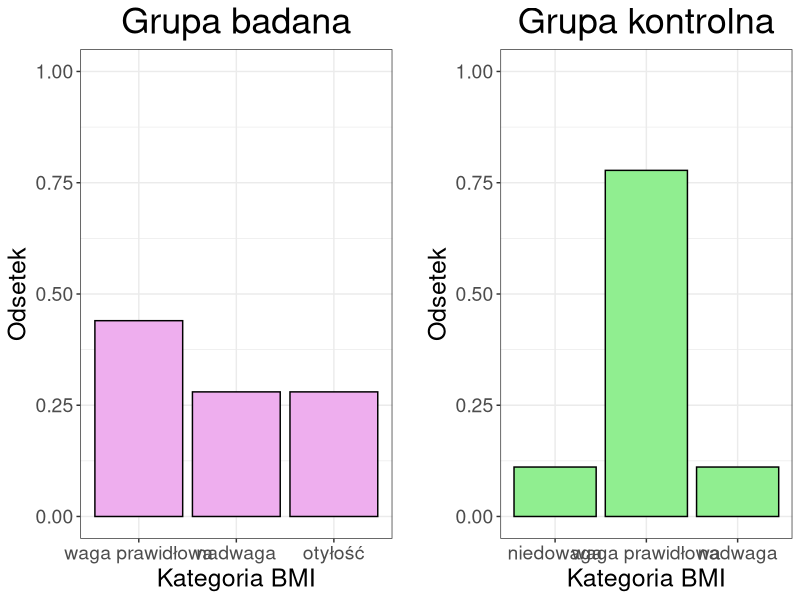
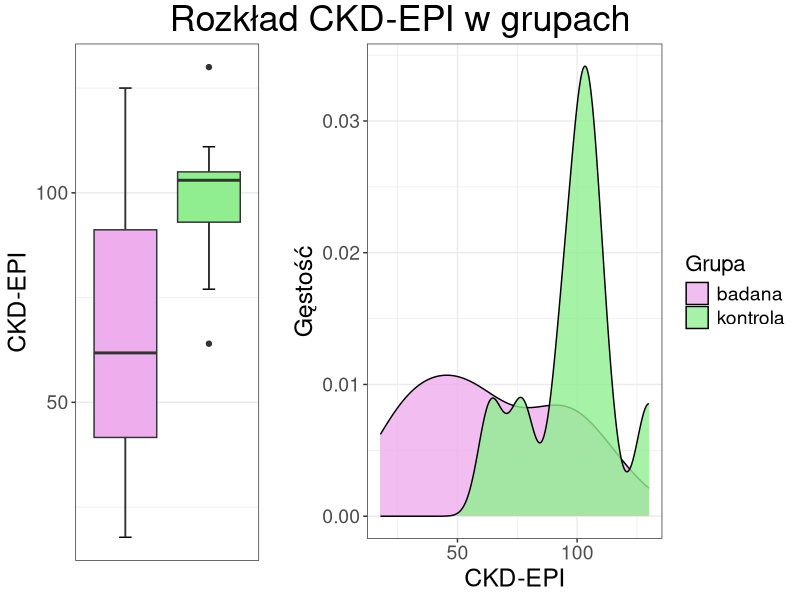
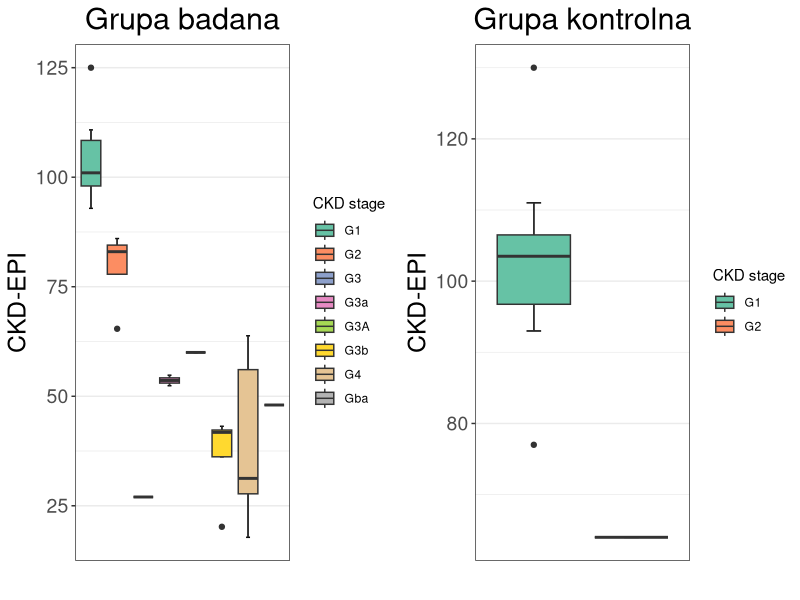
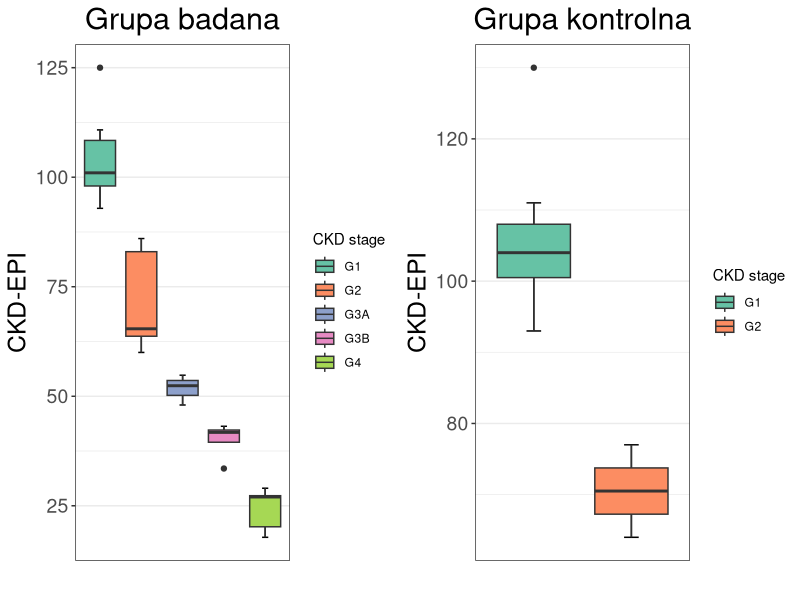
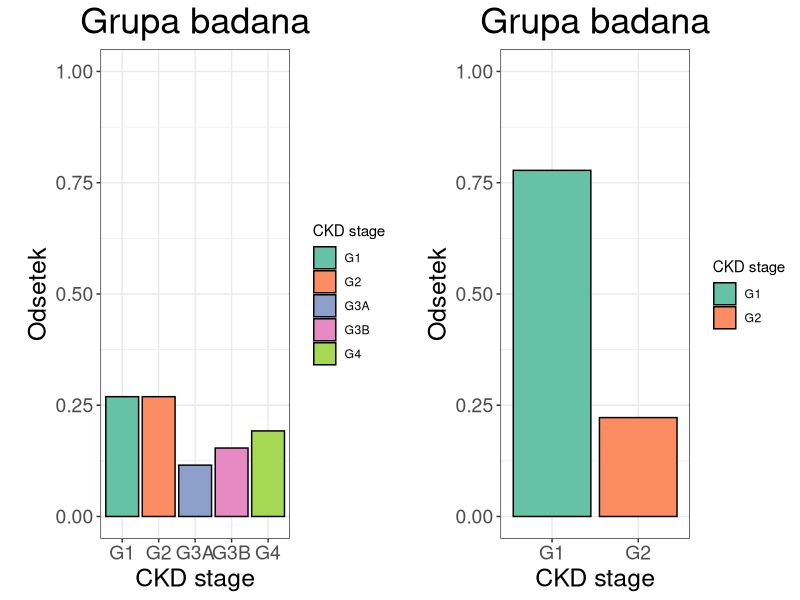

The R source for these figures, in order:
library(readxl)
library(ggplot2)
library(gridExtra)
library(grid)
library(dplyr)

# Wczytanie danych ----
badana <- read_excel("badana.xlsx")
str(badana)
badana$CRP <- as.numeric(badana$CRP)
badana$WBC <- as.numeric(badana$WBC)
colnames(badana)

kontrola <- read_excel("kontrola.xlsx")
str(kontrola)
colnames(kontrola)
colnames(kontrola) <- colnames(badana)

badana <- badana %>% mutate(grupa="badana")
kontrola <- kontrola %>% mutate(grupa="kontrola")
dane <- rbind(badana, kontrola) %>% mutate(grupa = as.factor(grupa))


# Wiek ----
sum(is.na(badana$wiek))
summary(badana$wiek)

sum(is.na(kontrola$wiek))
summary(kontrola$wiek)


# Wzrost ----
sum(is.na(badana$wzrost))
sum(is.na(kontrola$wzrost))

summary(badana$wzrost)
badana$nr[which(badana$wzrost == 0)]
summary(badana$wzrost[-which(badana$wzrost == 0)])
sort(badana$wzrost)
summary(kontrola$wzrost)


# Waga ----
sum(is.na(badana$waga))
sum(is.na(kontrola$waga))

summary(badana$waga)
badana$nr[which(badana$waga == 0)]
summary(badana$waga[-which(badana$waga == 0)])
summary(kontrola$waga)

# BMI ----
badana1 <- badana[-which(is.na(badana$BMI)),]

for (i in 1:dim(badana1)[1]) {
  if (badana1[i, "BMI"] < 16) {
    badana1[i, "BMI_kat"] = "wygłodzenie"
  }
  else if (badana1[i, "BMI"] < 17) {
    badana1[i, "BMI_kat"] = "wychudzenie"
  }
  else if (badana1[i, "BMI"] < 18.5) {
    badana1[i, "BMI_kat"] = "niedowaga"
  }
  else if (badana1[i, "BMI"] < 25) {
    badana1[i, "BMI_kat"] = "waga prawidłowa"
  }
  else if (badana1[i, "BMI"] < 30) {
    badana1[i, "BMI_kat"] = "nadwaga"
  }
  else {
    badana1[i, "BMI_kat"] = "otyłość"
  }
}

table(badana1$BMI_kat)
badana1$BMI_kat <- factor(badana1$BMI_kat, levels=c("waga prawidłowa", "nadwaga", "otyłość")) 
table(badana1$BMI_kat)

p1 <- ggplot(badana1, aes(x=BMI_kat)) + 
  geom_bar(aes(y = (..count..)/sum(..count..)), color="black", fill="plum2") + 
  theme_bw() + 
  labs(x="Kategoria BMI", y="Odsetek",
       title="Grupa badana") + 
  theme(plot.title = element_text(hjust = 0.5, size = 26),
        axis.text = element_text(size = 14),
        axis.title = element_text(size = 18)) +
  scale_y_continuous(limits=c(0,1))


for (i in 1:dim(kontrola)[1]) {
  if (kontrola[i, "BMI"] < 16) {
    kontrola[i, "BMI_kat"] = "wygłodzenie"
  }
  else if (kontrola[i, "BMI"] < 17) {
    kontrola[i, "BMI_kat"] = "wychudzenie"
  }
  else if (kontrola[i, "BMI"] < 18.5) {
    kontrola[i, "BMI_kat"] = "niedowaga"
  }
  else if (kontrola[i, "BMI"] < 25) {
    kontrola[i, "BMI_kat"] = "waga prawidłowa"
  }
  else if (kontrola[i, "BMI"] < 30) {
    kontrola[i, "BMI_kat"] = "nadwaga"
  }
  else {
    kontrola[i, "BMI_kat"] = "otyłość"
  }
}

table(kontrola$BMI_kat)
kontrola$BMI_kat <- factor(kontrola$BMI_kat, levels=c("niedowaga", "waga prawidłowa", "nadwaga")) 
table(kontrola$BMI_kat)

p2 <- ggplot(kontrola, aes(x=BMI_kat)) + 
  geom_bar(aes(y = (..count..)/sum(..count..)), color="black", fill="lightgreen") + 
  theme_bw() + 
  labs(x="Kategoria BMI", y="Odsetek",
       title="Grupa kontrolna") + 
  theme(plot.title = element_text(hjust = 0.5, size = 26),
        axis.text = element_text(size = 14),
        axis.title = element_text(size = 18),
        plot.margin = unit(c(5.5, 5.5, 5.5, 20), "pt")) + 
  scale_y_continuous(limits=c(0,1))

grid.arrange(p1, p2, ncol=2)


# CKD-EPI ----
sum(is.na(badana$`CKD-EPI`))
summary(badana$`CKD-EPI`)

sum(is.na(kontrola$`CKD-EPI`))
summary(kontrola$`CKD-EPI`)

p1 <- ggplot(data=dane, aes(x=grupa, y=`CKD-EPI`, fill=grupa)) + 
  stat_boxplot(geom = "errorbar",
               width = 0.15) +
  geom_boxplot() + 
  theme_bw() +  
  labs(x="", y="CKD-EPI") + 
  scale_fill_manual(values = list("badana"="plum2", "kontrola"="lightgreen")) + 
  guides(fill = guide_legend(title = "Grupa")) + 
  theme(axis.text = element_text(size = 14),
        axis.title = element_text(size = 18),
        axis.ticks.x=element_blank(),
        panel.grid.major.x = element_blank(),
        panel.grid.minor.x = element_blank(),
        axis.text.x=element_blank(),
        legend.position = "none")

p2 <- ggplot(data=dane, aes(x=`CKD-EPI`, fill=grupa)) + 
  geom_density(alpha=0.8) + 
  theme_bw() +  
  labs(x="CKD-EPI", y="Gęstość") + 
  theme(axis.text = element_text(size = 14),
        axis.title = element_text(size = 18),
        plot.margin = unit(c(5.5, 5.5, 5.5, 20), "pt"),
        legend.title = element_text(size=16),
        legend.text = element_text(size=14)) +
  scale_fill_manual(values = c("plum2", "lightgreen")) + 
  guides(fill = guide_legend(title = "Grupa"))

grid.arrange(p1, p2, ncol=2, widths=c(1,2), 
             top=textGrob("Rozkład CKD-EPI w grupach",
                          gp=gpar(fontsize=26)))



# CKD stage ---- 
unique(badana$`CKD stage`)
library(RColorBrewer)
p1 <- ggplot(data=badana, aes(x=`CKD stage`, y=`CKD-EPI`, fill=`CKD stage`)) +
  stat_boxplot(geom = "errorbar",
               width = 0.15) +
  geom_boxplot() + 
  theme_bw() +  
  labs(x="", y="CKD-EPI",
       title="Grupa badana") +  
  theme(axis.text = element_text(size = 14),
        axis.title = element_text(size = 18),
        axis.ticks.x=element_blank(),
        panel.grid.major.x = element_blank(),
        panel.grid.minor.x = element_blank(),
        axis.text.x=element_blank(),
        plot.title = element_text(hjust = 0.5, size = 22)) +
  scale_fill_brewer(palette = "Set2")

p2 <- ggplot(data=kontrola, aes(x=`CKD stage`, y=`CKD-EPI`, fill=`CKD stage`)) +
  stat_boxplot(geom = "errorbar",
               width = 0.15) +
  geom_boxplot() + 
  theme_bw() +  
  labs(x="", y="CKD-EPI",
       title="Grupa kontrolna") +  
  theme(axis.text = element_text(size = 14),
        axis.title = element_text(size = 18),
        axis.ticks.x=element_blank(),
        panel.grid.major.x = element_blank(),
        panel.grid.minor.x = element_blank(),
        axis.text.x=element_blank(),
        plot.title = element_text(hjust = 0.5, size = 22)) +
  scale_fill_brewer(palette = "Set2")

grid.arrange(p1, p2, ncol=2)


for (i in 1:dim(dane)[1]) {
  if (dane[i, "CKD-EPI"] < 15) {
    dane[i, "CKD stage"] = "G5"
  }
  else if (dane[i, "CKD-EPI"] < 30) {
    dane[i, "CKD stage"] = "G4"
  }
  else if (dane[i, "CKD-EPI"] < 45) {
    dane[i, "CKD stage"] = "G3B"
  }
  else if (dane[i, "CKD-EPI"] < 60) {
    dane[i, "CKD stage"] = "G3A"
  }
  else if (dane[i, "CKD-EPI"] < 90) {
    dane[i, "CKD stage"] = "G2"
  }
  else {
    dane[i, "CKD stage"] = "G1"
  }
}

badana <- dane[dane$grupa == "badana",]
kontrola <- dane[dane$grupa == "kontrola",]

p1 <- ggplot(data=badana, aes(x=`CKD stage`, y=`CKD-EPI`, fill=`CKD stage`)) +
  stat_boxplot(geom = "errorbar",
               width = 0.15) +
  geom_boxplot() + 
  theme_bw() +  
  labs(x="", y="CKD-EPI",
       title="Grupa badana") +  
  theme(axis.text = element_text(size = 14),
        axis.title = element_text(size = 18),
        axis.ticks.x=element_blank(),
        panel.grid.major.x = element_blank(),
        panel.grid.minor.x = element_blank(),
        axis.text.x=element_blank(),
        plot.title = element_text(hjust = 0.5, size = 22)) +
  scale_fill_brewer(palette = "Set2")

p2 <- ggplot(data=kontrola, aes(x=`CKD stage`, y=`CKD-EPI`, fill=`CKD stage`)) +
  stat_boxplot(geom = "errorbar",
               width = 0.15) +
  geom_boxplot() + 
  theme_bw() +  
  labs(x="", y="CKD-EPI",
       title="Grupa kontrolna") +  
  theme(axis.text = element_text(size = 14),
        axis.title = element_text(size = 18),
        axis.ticks.x=element_blank(),
        panel.grid.major.x = element_blank(),
        panel.grid.minor.x = element_blank(),
        axis.text.x=element_blank(),
        plot.title = element_text(hjust = 0.5, size = 22)) +
  scale_fill_brewer(palette = "Set2")

grid.arrange(p1, p2, ncol=2)


table(badana$`CKD stage`)
table(kontrola$`CKD stage`)

p1 <- ggplot(badana, aes(x=`CKD stage`, fill=`CKD stage`)) +
  geom_bar(aes(y = (..count..)/sum(..count..)), color="black") +
  theme_bw() + 
  labs(x="CKD stage", y="Odsetek",
       title="Grupa badana") + 
  theme(plot.title = element_text(hjust = 0.5, size = 26),
        axis.text = element_text(size = 14),
        axis.title = element_text(size = 18),
        plot.margin = unit(c(5.5, 5.5, 5.5, 20), "pt")) + 
  scale_y_continuous(limits=c(0,1)) + 
  scale_fill_brewer(palette = "Set2")

p2 <- ggplot(kontrola, aes(x=`CKD stage`, fill=`CKD stage`)) +
  geom_bar(aes(y = (..count..)/sum(..count..)), color="black") +
  theme_bw() + 
  labs(x="CKD stage", y="Odsetek",
       title="Grupa badana") + 
  theme(plot.title = element_text(hjust = 0.5, size = 26),
        axis.text = element_text(size = 14),
        axis.title = element_text(size = 18),
        plot.margin = unit(c(5.5, 5.5, 5.5, 20), "pt")) + 
  scale_y_continuous(limits=c(0,1)) + 
  scale_fill_brewer(palette = "Set2")

grid.arrange(p1, p2, ncol=2)

